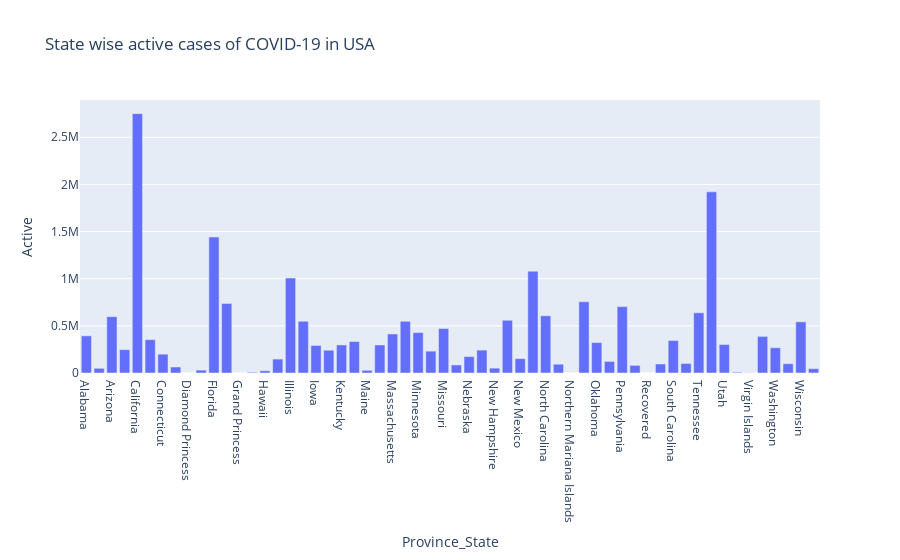

Notebook code cell kept with this figure:
### Markdown cell above
### Plot Province/State Wise Active Cases in USA

### Code cell
# filter the data
df_covid_active_mask = (df['Country_Region'] == 'US')
df_covid_active = df[df_covid_active_mask].groupby('Province_State').sum().reset_index()

# Create the grouped bar chart
fig = px.bar(df_covid_active, x='Province_State', y='Active',
             title="State wise active cases of COVID-19 in USA")
fig.show()

### Figure 1 — Plotly figure (JSON) as saved in the notebook; plotly's stock layout.template omitted (floating-point values rounded to 4 significant figures)
{"data": [{"alignmentgroup": "True", "hovertemplate": "Province_State=%{x}<br>Active=%{y}<extra></extra>", "legendgroup": "", "marker": {"color": "#636efa", "pattern": {"shape": ""}}, "name": "", "offsetgroup": "", "orientation": "v", "showlegend": false, "textposition": "auto", "type": "bar", "x": ["Alabama", "Alaska", "Arizona", "Arkansas", "California", "Colorado", "Connecticut", "Delaware", "Diamond Princess", "District of Columbia", "Florida", "Georgia", "Grand Princess", "Guam", "Hawaii", "Idaho", "Illinois", "Indiana", "Iowa", "Kansas", "Kentucky", "Louisiana", "Maine", "Maryland", "Massachusetts", "Michigan", "Minnesota", "Mississippi", "Missouri", "Montana", "Nebraska", "Nevada", "New Hampshire", "New Jersey", "New Mexico", "New York", "North Carolina", "North Dakota", "Northern Mariana Islands", "Ohio", "Oklahoma", "Oregon", "Pennsylvania", "Puerto Rico", "Recovered", "Rhode Island", "South Carolina", "South Dakota", "Tennessee", "Texas", "Utah", "Vermont", "Virgin Islands", "Virginia", "Washington", "West Virginia", "Wisconsin", "Wyoming"], "xaxis": "x", "y": [393851, 49755, 597309, 247736, 2750669, 353757, 199670, 63347, 49, 30644, 1441893, 737395, 100, 7275, 23589, 147707, 1006442, 548634, 292044, 241572, 297521, 333598, 28587, 297162, 414061, 548408, 428682, 231722, 471444, 85048, 173883, 242859, 51509, 559396, 152222, 1080226, 606930, 93206, 123, 756078, 322539, 122873, 704110, 81014, 0, 95552, 344326, 101331, 638746, 1921602, 302333, 8634, 2119, 388334, 267897, 98208, 542567, 46230], "yaxis": "y"}], "layout": {"barmode": "relative", "legend": {"tracegroupgap": 0}, "title": {"text": "State wise active cases of COVID-19 in USA"}, "xaxis": {"anchor": "y", "domain": [0, 1], "title": {"text": "Province_State"}}, "yaxis": {"anchor": "x", "domain": [0, 1], "title": {"text": "Active"}}}}
